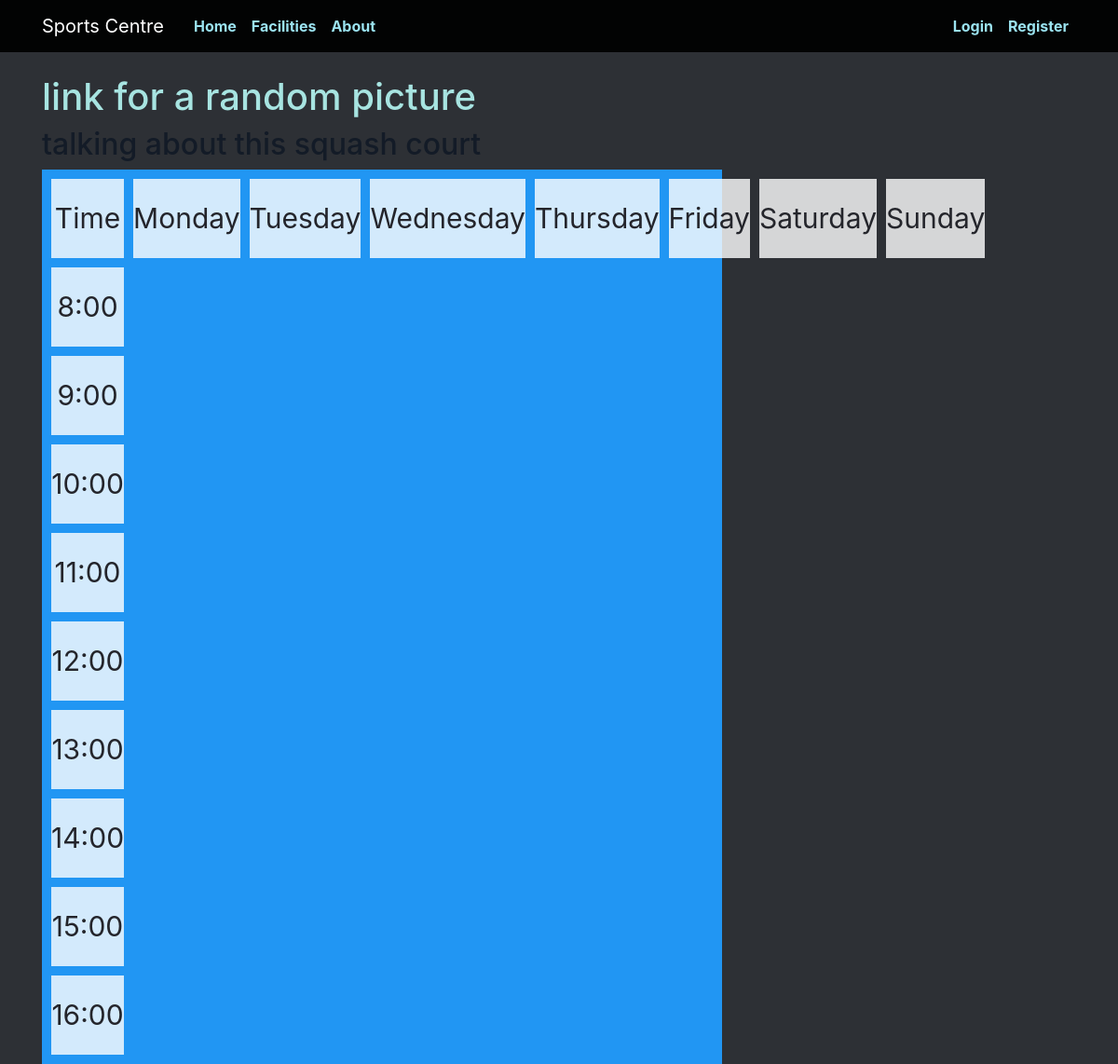
Before: /facilities/squash_court_1 with the older database file.
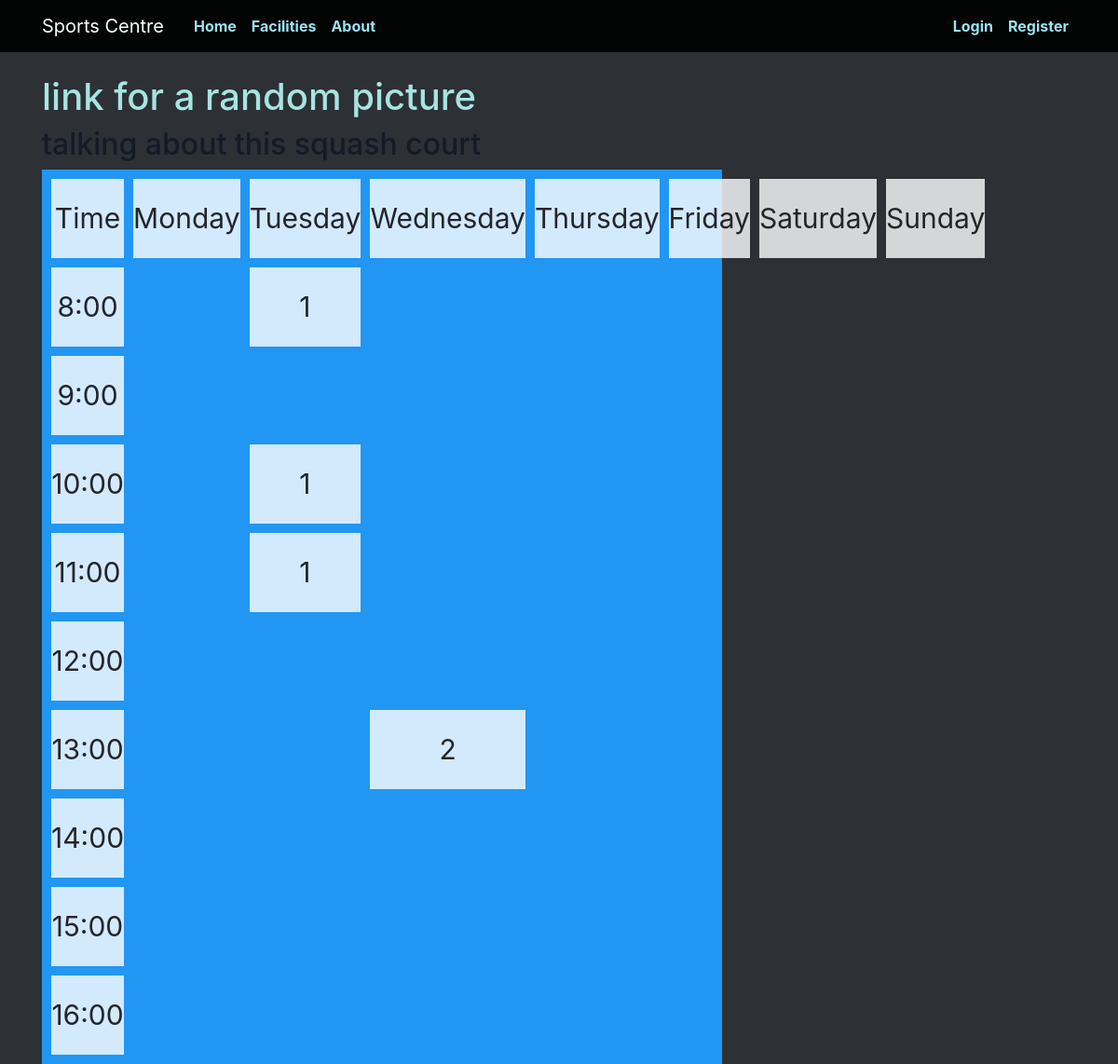
After: the same page with the newer database file.
### app/models.py (models this page shows)
class Booking(db.Model):
  id = db.Column(db.Integer, primary_key=True)
  facility = db.Column(db.Integer, db.ForeignKey('user.id'), nullable=False)
  user = db.Column(db.Integer, db.ForeignKey('facility.id') , nullable=False)
  datetime = db.Column(db.DateTime, nullable=False)
  duration = db.Column(db.Integer, nullable=False)

### app/views.py (the view)
@app.route('/facilities/squash_court_1')
def squash_court_1():
  b = models.Booking.query.order_by(models.Booking.id.asc()).filter_by(facility=1)
  bookings = filter_by_week(b)
  return render_template('facilities/squash_court_1.html', title="Squash Court 1", bookings=bookings)

### app/views.py (called while the page is built)
def get_week_number(date):
  week = datetime.strftime(date, "%W")
  return week

def get_current_week():
  current = datetime.strftime(datetime.now(), "%W")
  return current

def filter_by_week(bookings):
  new = []
  for query in bookings:
    if get_week_number(query.datetime) == get_current_week():
      new.append(query)
  return new

### app/templates/facilities/squash_court_1.html
{% extends "facilities_index.html" %}
{% block picture %}
link for a random picture
{% endblock %}
{% block info %}
talking about this squash court
{% endblock %}

### app/templates/facilities_index.html
{% extends "index.html" %}
{% block content %}
  <h1>
    {% block picture %}
    {% endblock %}
  </h1>
  <h2>
    {% block info %}
    {% endblock %}
  </h2>
  <div class="grid-container">
    <div>Time</div>
    {% for day in ["Monday", "Tuesday", "Wednesday", "Thursday", "Friday", "Saturday", "Sunday"] %}
      <div style="grid-row-start: header; grid-column-start: day-{{ loop.index0 }};">{{ day }}</div>
    {% endfor %}
    {% for time in ["8:00", "9:00", "10:00", "11:00", "12:00", "13:00", "14:00", "15:00", "16:00"] %}
      <div style="grid-row-start: time-{{ loop.index0 + 8 }}; grid-column-start: time;">{{ time }}</div>
    {% endfor %}
    {% for booking in bookings %}
      <div style="grid-row: time-{{ booking.datetime.strftime('%-H') }}; grid-column: day-{{ booking.datetime.weekday() }}">{{ booking.datetime.weekday() }}</div>
    {% endfor %}
  </div>
{% endblock %}

### app/templates/index.html (shortened to what this page needs)
<!DOCTYPE html>
<html>
  <head>
    <link rel="stylesheet" href="https://stackpath.bootstrapcdn.com/bootstrap/4.4.1/css/bootstrap.min.css">
    <link rel="stylesheet" type="text/css" href="/static/style.css">
  </head>
  <body>
    <header class="site-header">
      <nav class="navbar navbar-expand-md navbar-dark bg-steel fixed-top">
        <div class="container">
          <a class="navbar-brand mr-4" href="/">Sports Centre</a>
          <div class="collapse navbar-collapse" id="navbarToggle">
            <div class="navbar-nav mr-auto">
              <a class="nav-item nav-link" href="/">Home</a>
              <a class="nav-item nav-link" href="/facilities">Facilities</a>
              <a class="nav-item nav-link" href="/about">About</a>
            </div>
            <div class="navbar-nav">
              {% if current_user.is_authenticated %}
                <a class="nav-item nav-link" href="/my_bookings">My Bookings</a>
                <a class="nav-item nav-link" href="/account">Account</a>
                <a class="nav-item nav-link" href="/logout">Logout</a>
              {% else %}
                <a class="nav-item nav-link" href="/login">Login</a>
                <a class="nav-item nav-link" href="/register">Register</a>
              {% endif %}
            </div>
          </div>
        </div>
      </nav>
    </header>
    <main role="main" class="container">
      <div class="row">
        <div class="col-md-8">
          {% block content %}{% endblock %}
        </div>
      </div>
    </main>
  </body>
  </body>
</html>

### app/static/style.css (style rules this page uses)
body { background: rgb(45, 48, 53); color: rgb(36, 37, 43); margin-top: 5rem; }
h1, h3, h4, h5, h6 { color: #a7e4e1; }
h2 { color: rgb(19, 27, 39); }
.bg-steel { background-color: #020303; }
.site-header .navbar-nav .nav-link { color: #9be3f0; font-weight: bold; }
.grid-container { display: grid; grid-template-rows: [header] 1fr [time-8] 1fr [time-9] 1fr [time-10] 1fr [time-11] 1fr [time-12] 1fr [time-13] 1fr [time-14] 1fr [time-15] 1fr [time-16] 1fr; grid-template-columns: [time] 1fr [day-0] 1fr [day-1] 1fr [day-2] 1fr [day-3] 1fr [day-4] 1fr [day-5] 1fr [day-6] 1fr; grid-gap: 10px; background-color: #2196F3; padding: 10px; }
.grid-container > div { background-color: rgba(255, 255, 255, 0.8); text-align: center; padding: 20px 0; font-size: 30px; }

Changed rows visible on the page:
added Booking: datetime.weekday "2"
added Booking: datetime.weekday "1"
added Booking: datetime.weekday "1"
added Booking: datetime.weekday "1"
